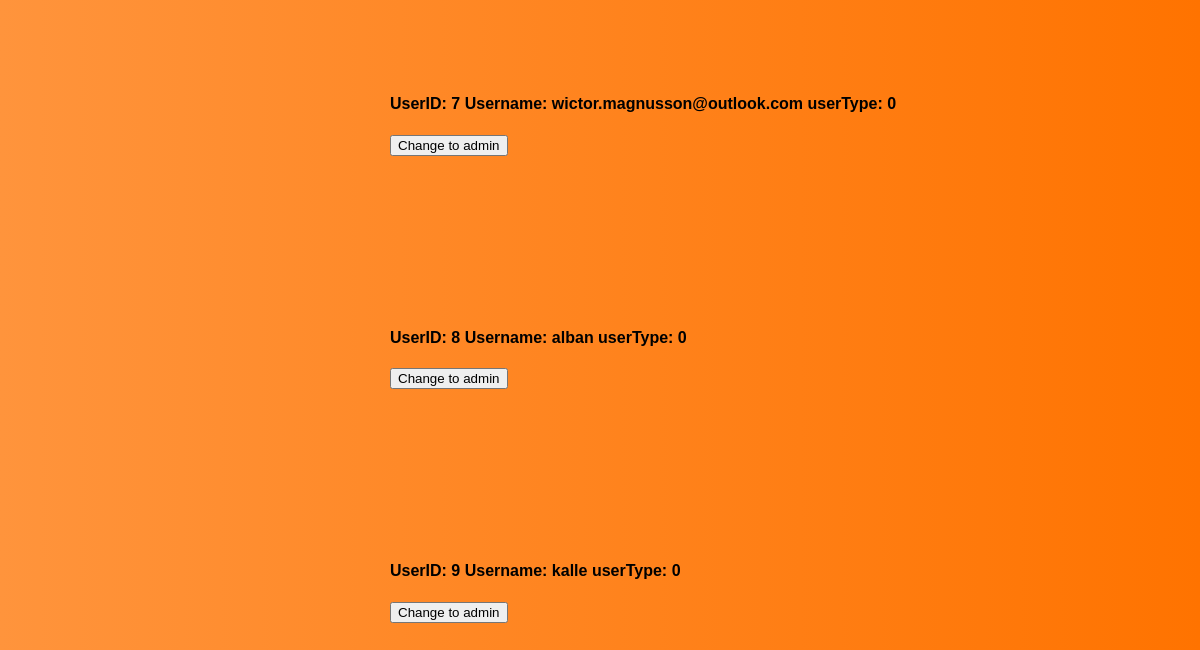
The app's page /adminPage.php (signed in, lower part), older data.
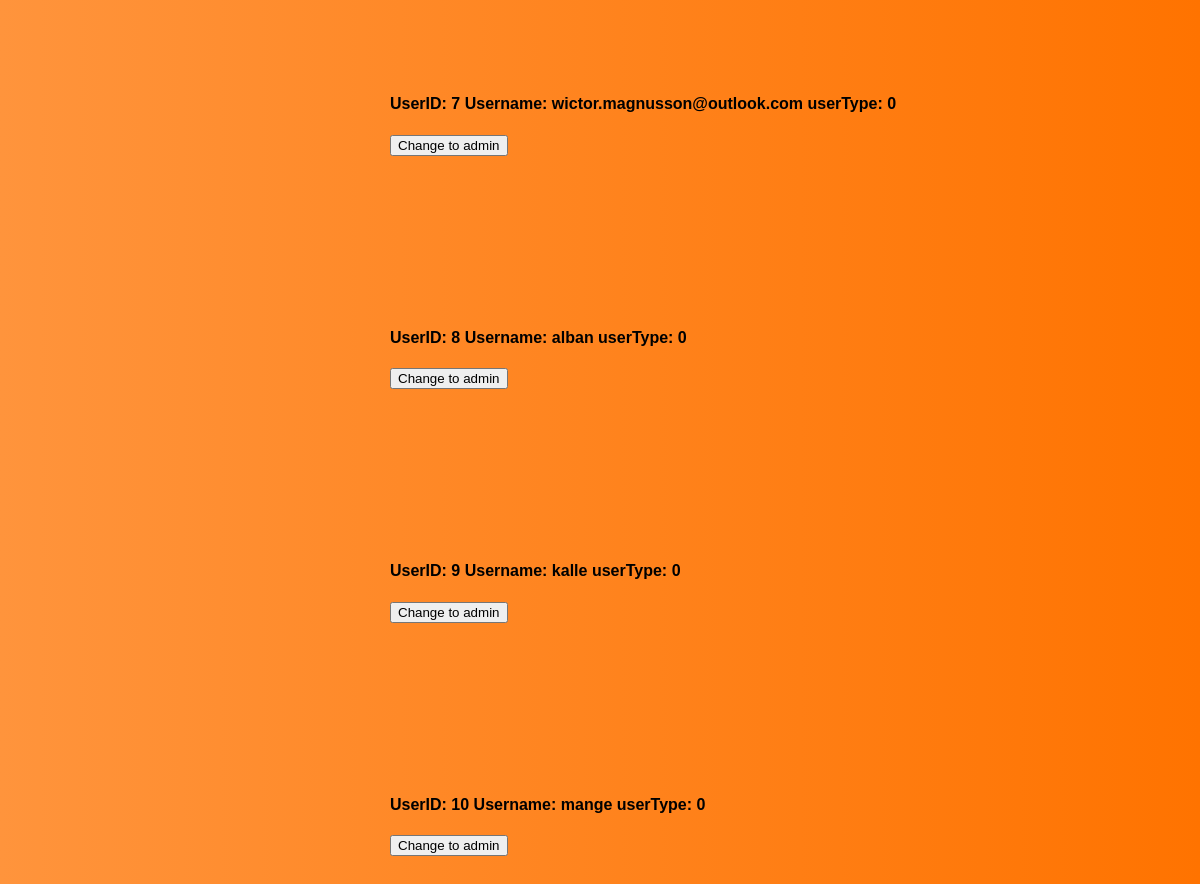
The same page, newer data.
### tables this page shows
CREATE TABLE "User" (
	"userID"	INTEGER,
	"username"	TEXT,
	"email"	TEXT,
	"passwordhash"	TEXT,
	"salt"	TEXT,
	"userType"	INTEGER,
	PRIMARY KEY("userID" AUTOINCREMENT)
);

### db/dbUser.php (the view, shortened to what this page needs)
<?php
function ShowUsers() {
    $db = new SQLite3("db/database.db");
$result = $db->query("SELECT userID, username, userType FROM 'User' ORDER BY userID");
while ($row = $result->fetchArray())
{
    echo "<div class='textDiv'>";
    echo "<h4>" . "  UserID: " . $row['userID'] . "  Username: " . $row['username'] . "  userType: " . $row['userType'] . "</h4>" ;
    echo "<form action='db/changeUserType.php' method='post'>";
    if($row['userType'] == 1) {
        echo "<button name='changeToUser-userID' type='submit' value=" . $row['userID'] . ">Change to normal user </button> ";
    }
    else {
        echo "<button name='changeToAdmin-userID' type='submit' value=" . $row['userID'] . ">Change to admin </button> ";
    }
    echo "</form>";
    echo "</div>";
    echo "<br><br><br><br>";
}
}
?>

### adminPage.php (shortened to what this page needs)
<!DOCTYPE html>
<html>
<head>
    <link rel="stylesheet" href="./css/style.css">
</head>
<body>
    <?php
        include "db/showUsers.php";
    ?>
</body>
</html>

### db/showUsers.php
<?php
include "dbUser.php";
echo "<div class='showDiv'>";
ShowUsers();
echo "</div>";
?>

### css/style.css (style rules this page uses)
body { background-image: linear-gradient(to right, rgb(255, 148, 60), rgb(255, 115, 0)); font-family: Verdana, Geneva, Tahoma, sans-serif; }
*, *::before, *::after { box-sizing: border-box; }
.showDiv { background-color: rgba(192, 192, 192, 0); width: 600px; position: sticky; left: 30%; }
.textDiv { background-color: rgba(211, 211, 211, 0); width: 600px; padding: 40px 30px; position: sticky; left: 30%; }

Row changes from the older to the newer data that the page shows:
added user: userID "10", username "mange", userType "0"
